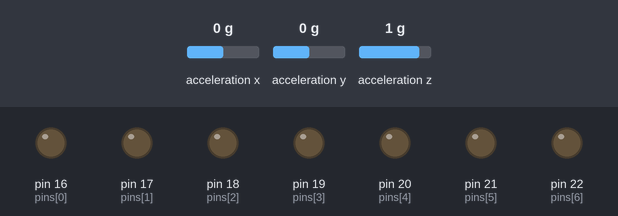
Simulated run of this sketch. Board: Arduino Mega 2560, built with avr-gcc and run on an emulated ATmega2560. Shown: output pins drawn as LEDs (lit = HIGH). Dashed ring = blinking. The inputs (shaded band) are chosen by the test bench; at power-on: acceleration y 0 g, acceleration x 0 g, acceleration z 1 g.

Above: at 4.7 s.
4.8 s: acceleration y set to -0.9 g
6.3 s: acceleration y set to -1.2 g
At 6.64 s:
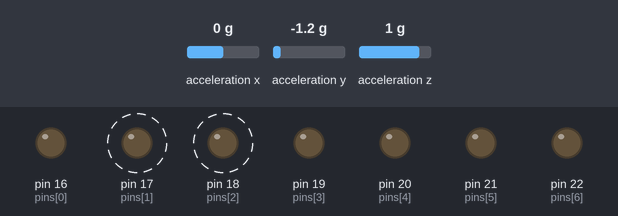
9.3 s: acceleration y set to -0.8 g
At 9.3 s:
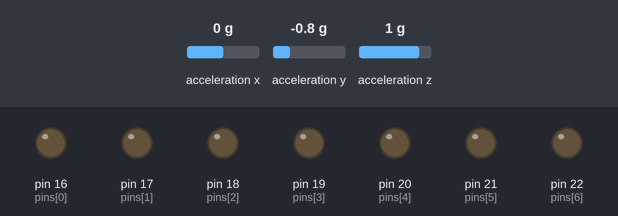
10.8 s: acceleration y set to -1.4 g
At 11.14 s:
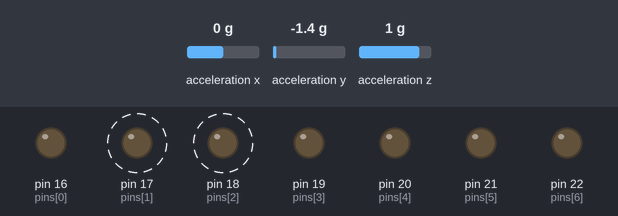
Timing chart, 0 to 14.8 s (numbered marks = the images above; inputs shaded):
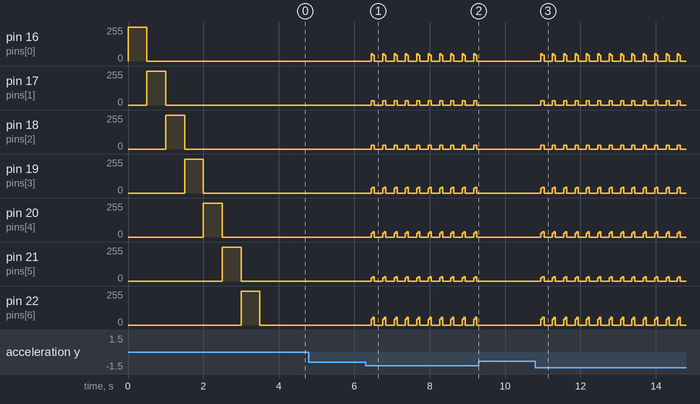

Measured:
- the behaviour switches between -1 and -1.1 g on acceleration y (found by bisection; images 0 and 1)
- after the input at 4.8 s, every drawn part: stays the same
- after the input at 6.3 s, pin 16 (pins[0]): 0/255 → 55/255 after 0.15 s, then repeats every 0.30 s: 44/255 0.04 s, 0/255 0.22 s, 55/255 0.04 s; pin 17 (pins[1]): alternates 31/255 for 0.08 s and 0/255 for 0.22 s, starting after 0.15 s
- after the input at 9.3 s, pin 16 (pins[0]), pin 17 (pins[1]), pin 18 (pins[2]), pin 19 (pins[3]), pin 20 (pins[4]), pin 21 (pins[5]), pin 22 (pins[6]): stops changing and stays 0/255
- after the input at 10.8 s, pin 16 (pins[0]): 0/255 → 55/255 after 0.15 s, then repeats every 0.30 s: 44/255 0.04 s, 0/255 0.22 s, 55/255 0.04 s; pin 17 (pins[1]): alternates 31/255 for 0.08 s and 0/255 for 0.22 s, starting after 0.15 s

The sketch:

Lettres.ino
```cpp
#include <Wire.h>
#include <Adafruit_MMA8451.h>
#include <Adafruit_Sensor.h>

#include "glcdfont.h"

Adafruit_MMA8451 mma = Adafruit_MMA8451();

#undef pgm_read_byte
#define pgm_read_byte(addr) (*(const unsigned char *)(addr))

#define ON_TIME_US  400
#define OFF_TIME_US 600
#define LED_INIT_TIME_MS 500
#define LEAD_TIME_MS 100
#define DEAD_TIME_MS 100
#define ACC_THESHOLD 10.0

#define N_PINS 7
int pins[N_PINS] = {16, 17, 18, 19, 20, 21, 22};

const char *message = " VINCENT LACASSE ";
const char *empty   = "                 ";

void led_init(int status)
{
  for (int i = 0; i < N_PINS; i++) {
    pinMode(pins[i], OUTPUT);
  }

  unsigned int line = 1;
  for (int i = 0; i < N_PINS; i++) {
    set_leds(line);
    delay(LED_INIT_TIME_MS);
    if (status) line <<= 1;  // in case of error, flash the first led only
  }
  set_leds(0);
}

void set_leds(unsigned char c)
{
  for (int i = 0; i < N_PINS; i++) {
    digitalWrite(pins[i], c & 1);
    c >>= 1;
  }
}

void drawChar(unsigned char c) {

    if (c >= 176) c++; // Handle 'classic' charset behavior

    for (int i = 0; i < 5; i++) { // Char bitmap = 5 columns
      unsigned char line = pgm_read_byte(&font[c * 5 + i]);
      set_leds(line);
      delayMicroseconds(ON_TIME_US);
      set_leds(0);
      delayMicroseconds(OFF_TIME_US);
    }
    delayMicroseconds(OFF_TIME_US);
}

void drawString(const char* s)
{
  if (s) {
    while (*s) {
      drawChar(*s++);
    }
  }
}

void setup() {
  int status_ok = mma.begin();
  led_init(status_ok);
  if (status_ok) mma.setRange(MMA8451_RANGE_2_G);
}

void loop() {
  sensors_event_t event;
  mma.getEvent(&event);
  if (abs(event.acceleration.y) > ACC_THESHOLD) {
    delay(LEAD_TIME_MS);
    drawString(message);
    delay(DEAD_TIME_MS);
  }
}
```

Source omitted: glcdfont.h (data table, 8415 bytes)
